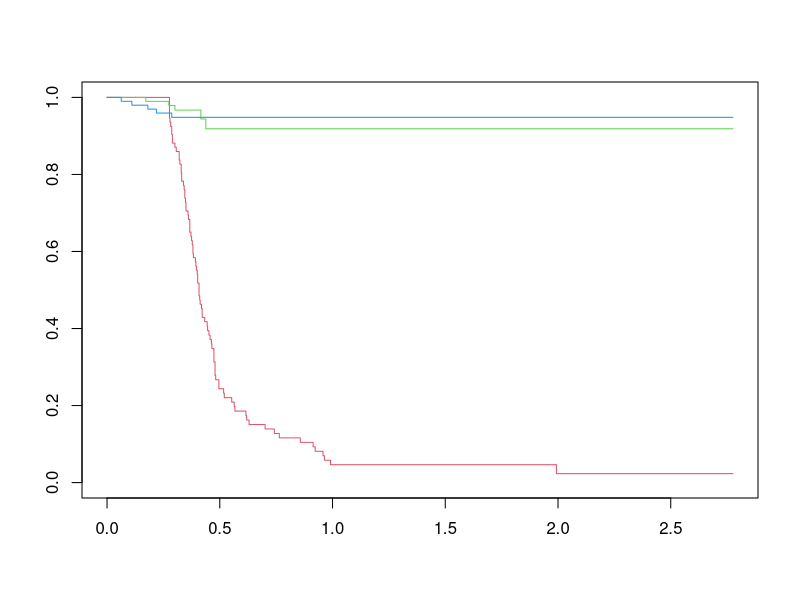
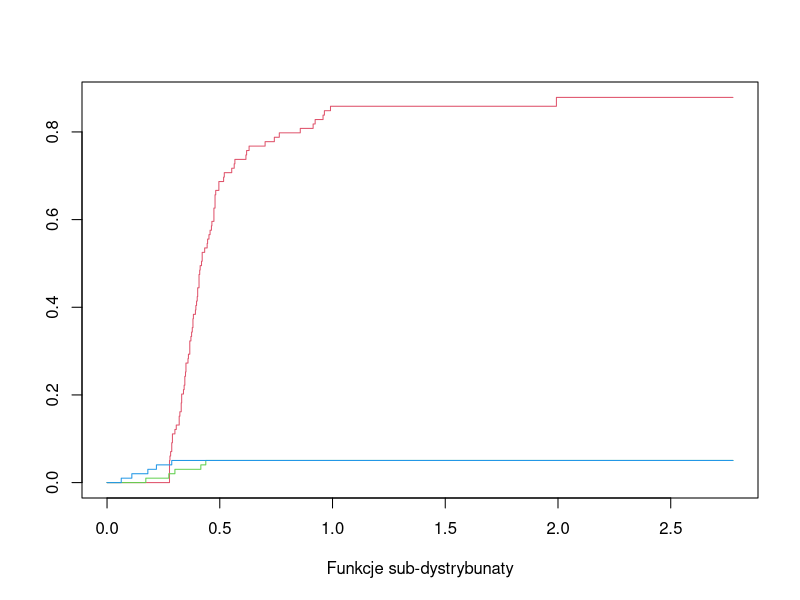
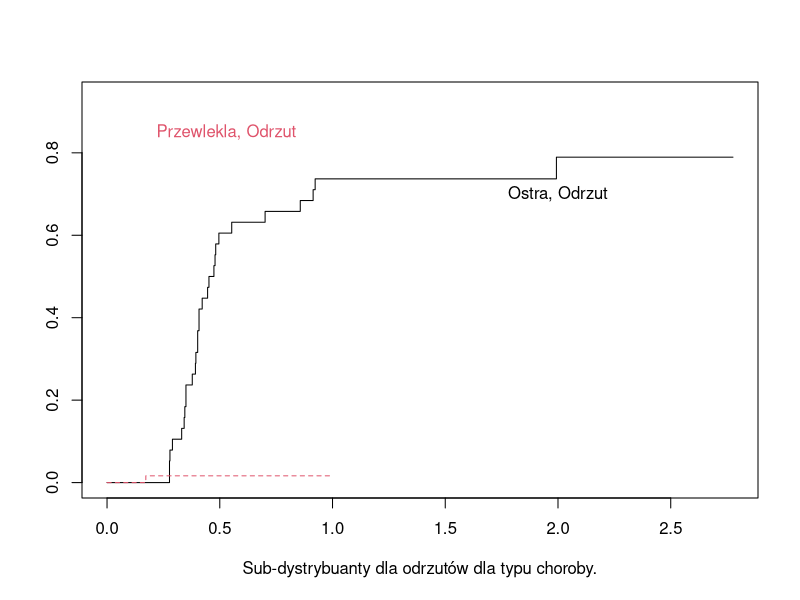

Source code (R) for these figures, in order:
## ---- chunk 1
library(knitr)
opts_chunk$set(comment="", message=FALSE, warning=FALSE, tidy.opts=list(keep.blank.line=TRUE, width.cutoff=120),options(width=120), cache=TRUE,fig.align='center',fig.height=6, fig.width=10,fig.path='figure/beamer-',fig.width=6, fig.height=3, fig.show='hold',size='footnotesize', echo=FALSE)
## ---- chunk 2
library(survival)
dane <- read.csv("bmt.csv")

dane.red <- data.frame(dane, event=ifelse(dane$first_e==0,0,1),
                       odrzut=ifelse(dane$first_e==1,1,0), 
                       nawrot=ifelse(dane$first_e==2,1,0),
                       zgon=ifelse(dane$first_e==3,1,0))
## ---- chunk 3

odrzut_KM <- survfit(Surv(first_t, first_e==1)~1, data = dane.red)
nawrot_KM <- survfit(Surv(first_t, first_e==2)~1, data = dane.red)
zgon_KM <- survfit(Surv(first_t, first_e==3)~1, data = dane.red)

plot(odrzut_KM, mark.time=FALSE, conf.int=FALSE, col=2, xscale=1,
     xlab=" ")
lines(nawrot_KM, mark.time=FALSE, conf.int=FALSE, col=3)
lines(zgon_KM, mark.time=FALSE, conf.int=FALSE, col=4)
## ---- chunk 4
ci <- survfit(Surv(first_t, first_e, type="mstate")~1,
              data = dane.red)
plot(ci, mark.time=FALSE, conf.int=FALSE,
     col=c(2,3,4) , xscale=1,
     xlab="Funkcje sub-dystrybunaty")
## ---- chunk 5
library(cmprsk)
attach(dane.red)
ci.trt <- cuminc(first_t, first_e, group=trt)
ci.trt$Tests
## ---- chunk 6
ci.diag <- cuminc(first_t, first_e, group=diag)
ci.diag$Tests
## ---- chunk 7

ci.sfit <- survfit(Surv(first_t, event)~diag, etype=first_e, data=dane.red)
plot(ci.sfit, lty=c(1,0,0,2,0,0), col=1:2, mark.time=F, conf.int=F, xscale=1, xlab="Sub-dystrybuanty dla odrzutów dla typu choroby.")
text(2, 0.7,"Ostra, Odrzut", col=1)
text(0.53, 0.85,"Przewlekla, Odrzut", col=2)
## ---- chunk 8
(coxph.odrzut <- 
          coxph(Surv(first_t, first_e == 1) ~ diag+trt+age,
                            data = dane.red))
(coxph.nawrot <- 
          coxph(Surv(first_t, first_e == 2) ~ diag+trt+age,
                          data = dane.red))
(coxph.zgon <- 
          coxph(Surv(first_t, first_e == 3) ~ diag+trt+age,
                          data = dane.red))
## ---- chunk 9
attach(dane.red)

model.matrix(~ diag+trt+age)[,-1] -> m.dane.red

summary(mod.odrzut <- crr(ftime=first_t, 
                        fstatus=first_e,
                        cov1= m.dane.red,
                        #cov2 = trt,
                        failcode=1))
#istotny wsolczynnik przy diag
summary(mod.nawrot <- crr(ftime=first_t, 
                          fstatus=first_e,
                          cov1= m.dane.red,
                          #cov2 = trt,
                          failcode=2))
#nieisitoene wszyststko
summary(mod.zgon <- crr(ftime=first_t, 
                          fstatus=first_e,
                          cov1= m.dane.red,
                          #cov2 = trt,
                          failcode=3))
